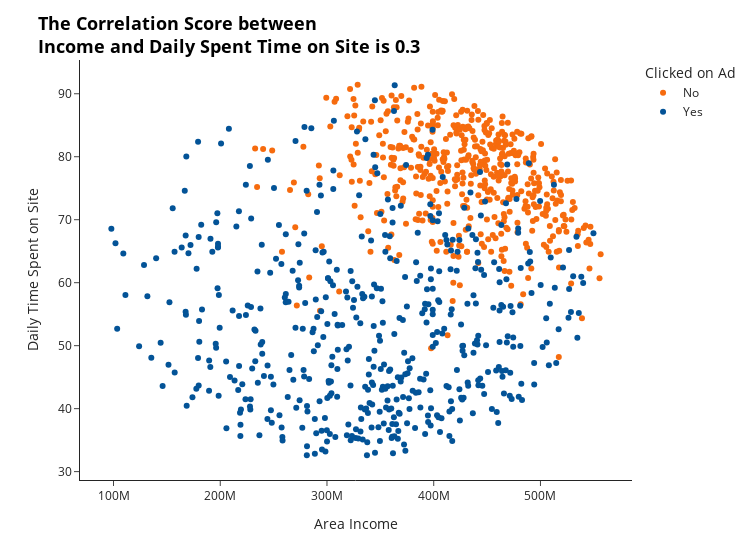

Notebook cell for this chart:
### Code cell
income_dailyspent = px.scatter(data_frame=df,x='Area Income', y='Daily Time Spent on Site', color = 'Clicked on Ad', template="simple_white", width=750, color_discrete_sequence = ["#F66B0E","#035397"])
income_dailyspent.update_layout(title="<b>The Correlation Score between<br>Income and Daily Spent Time on Site is 0.3</b>",title_font=dict(size=18, color="black"))
income_dailyspent

### Figure 1 — Plotly figure (JSON) as saved in the notebook; plotly's stock layout.template omitted (floating-point values rounded to 4 significant figures; data arrays with more than 128 entries replaced by an {"elided": "..."} marker saying what was removed)
{"data": [{"hovertemplate": "Clicked on Ad=No<br>Area Income=%{x}<br>Daily Time Spent on Site=%{y}<extra></extra>", "legendgroup": "No", "marker": {"color": "#F66B0E", "symbol": "circle"}, "mode": "markers", "name": "No", "orientation": "v", "showlegend": true, "type": "scatter", "x": {"elided": "500 float values"}, "xaxis": "x", "y": {"elided": "500 float values"}, "yaxis": "y"}, {"hovertemplate": "Clicked on Ad=Yes<br>Area Income=%{x}<br>Daily Time Spent on Site=%{y}<extra></extra>", "legendgroup": "Yes", "marker": {"color": "#035397", "symbol": "circle"}, "mode": "markers", "name": "Yes", "orientation": "v", "showlegend": true, "type": "scatter", "x": {"elided": "500 float values"}, "xaxis": "x", "y": {"elided": "500 float values"}, "yaxis": "y"}], "layout": {"legend": {"title": {"text": "Clicked on Ad"}, "tracegroupgap": 0}, "margin": {"t": 60}, "title": {"font": {"color": "black", "size": 18}, "text": "<b>The Correlation Score between<br>Income and Daily Spent Time on Site is 0.3</b>"}, "width": 750, "xaxis": {"anchor": "y", "domain": [0, 1], "title": {"text": "Area Income"}}, "yaxis": {"anchor": "x", "domain": [0, 1], "title": {"text": "Daily Time Spent on Site"}}}}
